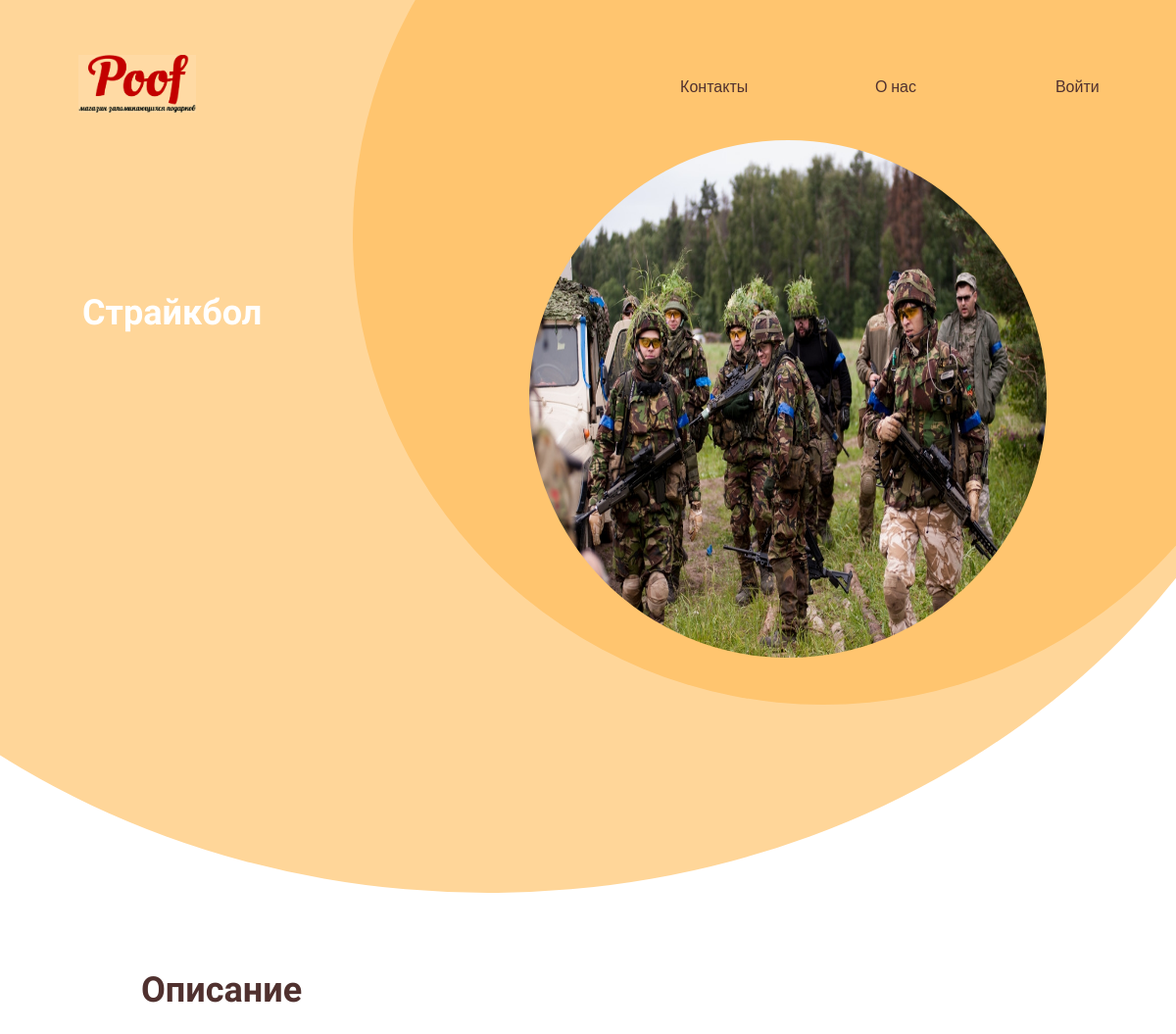
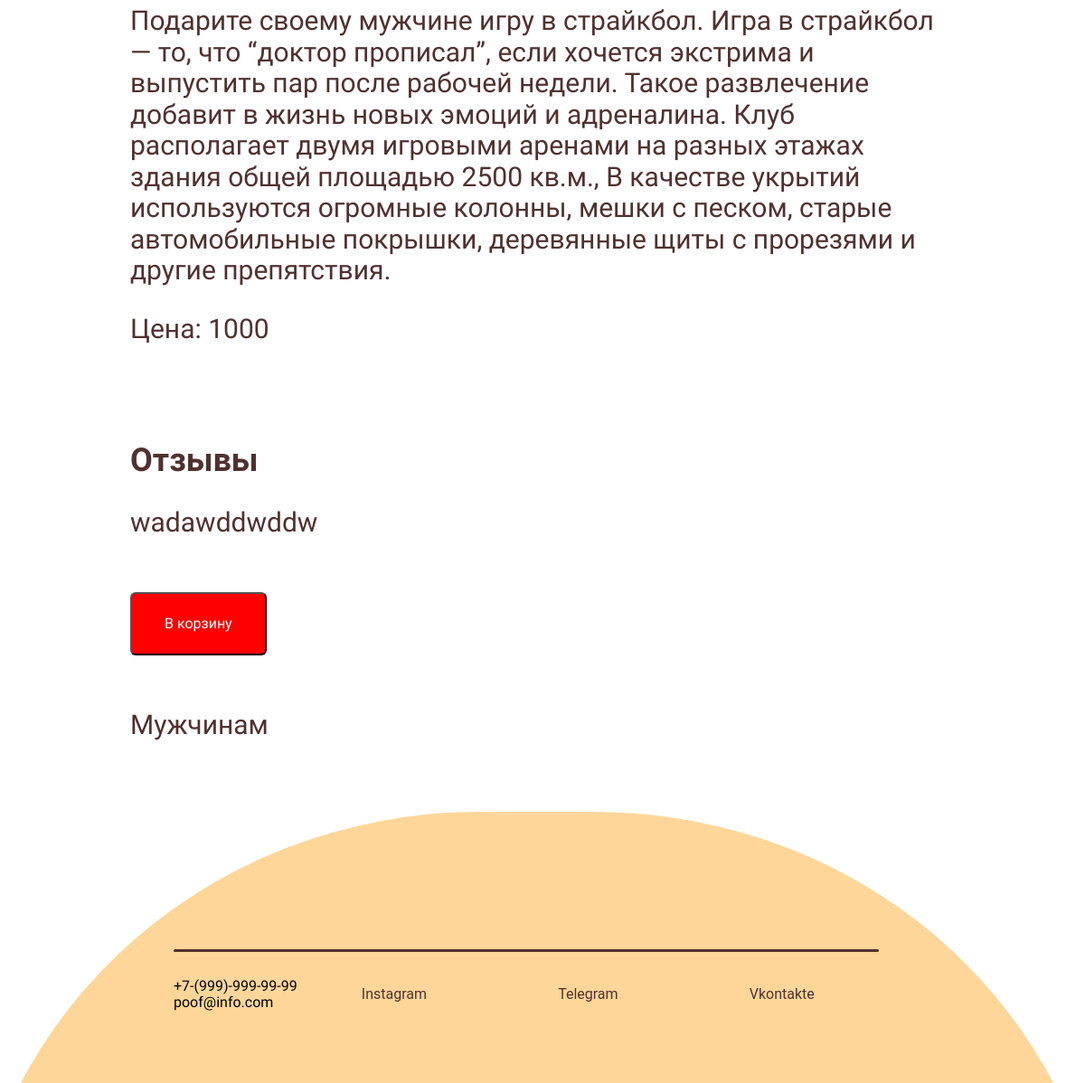
The app's page /products/airsoft with its own data (2 pictures, top to bottom).
### products/models.py (models this page shows, shortened)
class Products(models.Model):
    title = models.CharField(max_length=150, verbose_name='Название')
    description = models.TextField(max_length=1000, verbose_name='Описание')
    price = models.IntegerField(verbose_name='Цена')
    created_at = models.DateField(auto_now_add=True, verbose_name='Создано')
    updated_at = models.DateField(auto_now=True, verbose_name='Обновлено')
    photo = models.ImageField(upload_to='photos/', verbose_name='Изображение')
    slug = models.SlugField(unique=True, verbose_name='Слаг')
    category = models.ForeignKey('Category', on_delete=models.PROTECT, blank=True, null=True)
    class Meta:
        verbose_name = 'Товар'
        verbose_name_plural = 'Товары'
        ordering = ['created_at']

class Category(models.Model):
    title = models.CharField(max_length=150, db_index=True, verbose_name='Категория')
    def __str__(self):
        return self.title
    class Meta:
        verbose_name = 'Категория'
        verbose_name_plural = 'Категории'

### products/views.py (the view)
# urls.py: path('products/<str:slug>', Product.as_view(), name='products')
class Product(DetailView):
    model = Products
    template_name = 'products/detail.html'
    context_object_name = 'product'

### products/templates/products/detail.html (shortened to what this page needs)
{% extends 'base.html' %}
{% load static %}
{% block content %}
<div class = "item_block">
    <div class="wrapper">
        <div class = "bottom_menu">
            <div class="logo"><img src="{% static 'img/Logo.png' %}"></div>
            <div class="menu_links">
                <a href="#" class="link">Контакты</a>
                <a href="#" class="link">О нас</a>
                {% if request.user.is_authenticated %}
                <a href="#" class="link">Личный кабинет</a>
                <a href="{% url 'logout' %}" class="link">Выход</a>
                {% else %}
                <a href="{% url 'login' %}" class="link">Войти</a>
                {% endif %}
            </div>
        </div>
        <div class = "circle"><img class="item_image" src="{{ product.photo.url }}"> </div>
        <div class = "circle_light"></div>
        <div class="intro_text">
            <h2>{{product.title}}</h2>
        </div>
    </div>
    <div class="item_info">
        <div class="product_description">
        <h2>Описание</h2>
        <p>{{ product.description }}</p>
            <p>Цена: {{product.price}}</p>
        </div>
        <div class="review">
            <h2>Отзывы</h2>
            <p>wadawddwddw</p>
        </div>
        <div class = "product_price">
            <p>
                <button class="cart-btn">В корзину</button>
             </p>
        </div>
    <p>{{ product.category }}</p>
    </div>
</div>
<div class="wrapper_footer">
    <div class="footer">
        <div class="footer_circle">
            <div><hr></div>
            <div class="contact">
                <p class="">+7-(999)-999-99-99<br>poof@info.com</p>
                <a href="https://www.instagram.com/yellow__boat/" class="footer_link">Instagram</a>
                <a href="https://t.me/djoefrit" class="footer_link">Telegram</a>
                <a href="https://vk.com/lonep" class="footer_link">Vkontakte</a>
            </div>
        </div>
    </div>
</div>
{% endblock %}

### gift/static/css/main.css (style rules this page uses)
* { box-sizing: border-box; }
:root { --yellow: #FFC56F ; --yellow_light: #FFD699; --brown: #50312F; --brown_light: #513634; --white: #ffffff; --red: #ff0000; --dark: #0D0D0D; --gray: #5a5560; --light: #9D8D8F; --blue: #69bfae; }
html { font-family: "Roboto", sans-serif; }
a { text-decoration: none; }
p { font-family: 'Balsamiq Sans', cursive; }
h2 { font-family:"Balsamiq Sans",bold ; }

### gift/static/css/index.css (style rules this page uses)
.bottom_menu { display: flex; padding-top: 3.5em; }
.logo { flex:1; text-align: left; margin-left: 5em; }
.logo img { width: 10vw; height: auto; border: 0; }
.menu_links { display: flex; flex: 1; padding-right: 0.5em; align-items: center; }
.link { flex:1; padding-left: 0.5em; font-family: 'Oswald', sans-serif; text-decoration: none; color: var(--brown); text-align: center; padding: 0.5vw; border-radius: 50px; vertical-align: center; }
.circle { width: 80vw; height:80vw; background: var(--yellow); border-radius: 50%; position: absolute; transform: translate(30vw,-30vw); z-index: -2; }
.circle_light { width: 143vw; height: 126vw; background: var(--yellow_light); border-radius: 80%; position: absolute; transform: translate(-30vw,-60vw); z-index: -3; }
.wrapper { position: relative; width: 100%; height: 80vw; overflow: hidden; }
.intro_text { text-wrap: normal; width: 40vw; height: 15em; color: var(--white); font-family: 'Balsamiq Sans', cursive; margin-left: 7vw; margin-top: 15vw; }
.intro_text h2 { font-size: 3vw; }
.wrapper_footer { margin-top: 4vw; position: relative; width: 100%; height: 25vw; overflow: hidden; }
.footer_circle { background: var(--yellow_light); width: 105vw; height:100vw; border-radius: 45%; position: absolute; display: flex; transform: translate(-3vw,0); }
hr { position: absolute; width: 65vw; height: 3px; border: none; background-color: var(--brown); border-radius: 20px; transform: translate(19vw,12vw); z-index: 1; }
.contact { display: flex; position: absolute; transform: translate(19vw,14vw); width: 65vw; align-items: center; }
.footer_link { flex: 1; text-decoration: none; color: var(--brown); border: none; text-align: center; border-radius: 50px; padding: 1vw; }

### gift/static/css/products.css (style rules this page uses)
.item_image { width: 55%; height: 55%; position: absolute; z-index: -1; background-repeat: no-repeat; transform: translate(15vw, 32vw); background-size: cover; border-radius: 50%; }
.item_info { display: flex; flex-direction: column; color: var(--brown); justify-content: center; text-align: left; padding-right: 12vw; padding-left: 12vw; }
.item_info h2 { font-size: 3vw; }
.item_info p { font-size: 2.5vw; }
.product_description { padding-bottom: 4vw; }
.cart-btn { display: inline-block; background-color: var(--red); border-radius: 6px; font-size: 16px; color: #FFFFFF; text-decoration: none; padding: 2vw 3vw; }

### records on screen
Products: photo (picture), title "Страйкбол", description "Подарите своему мужчине игру в страйкбол. Игра в страйкбол — то, что “доктор прописал”, если хочется экстрима и выпустить пар после рабочей недели. Такое развлечение добавит в жизнь новых эмоций и адреналина. Клуб располагает двумя игровыми аренами на разных этажах здания общей площадью 2500 кв.м., В качестве укрытий используются огромные колонны, мешки с песком, старые автомобильные покрышки, деревянные щиты с прорезями и другие препятствия.", price "1000", category "Мужчинам"
